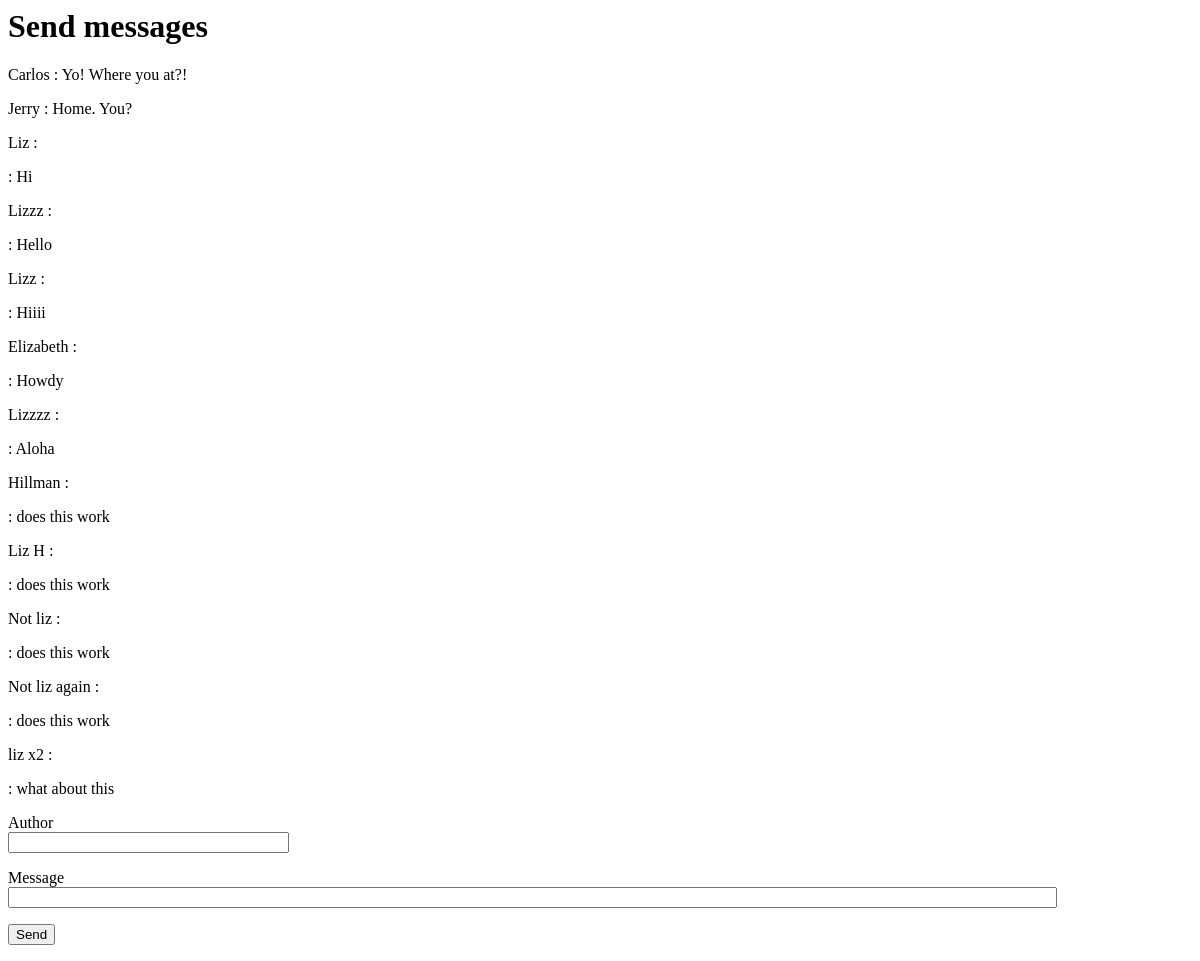
Before: / with the older database file.
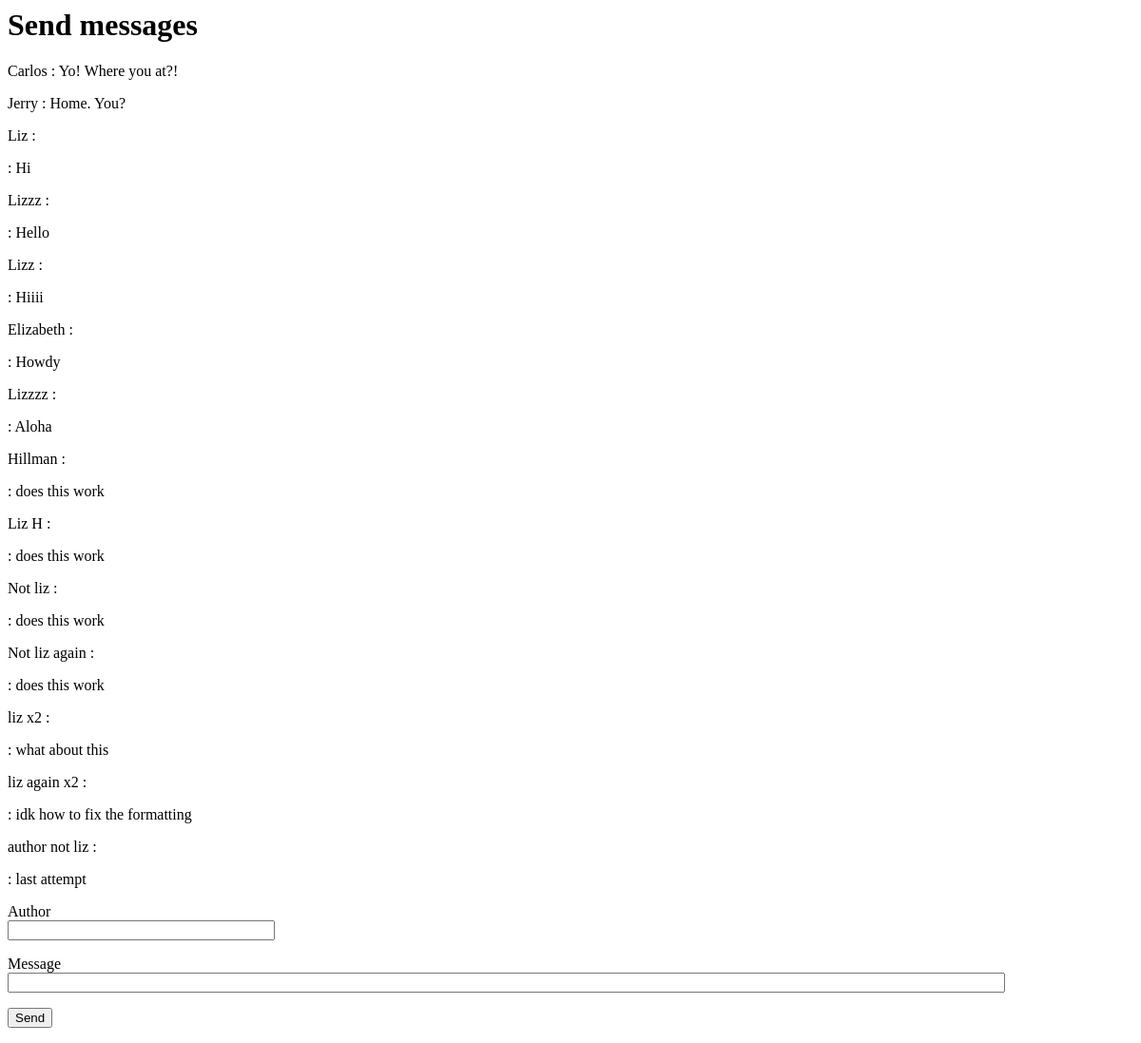
After: the same page with the newer database file.
### app/models.py (models this page shows, shortened)
class User(db.Model):
    id = db.Column(db.Integer, primary_key = True)
    author = db.Column(db.String, nullable = False, unique = True)
    message = db.relationship('Messages', backref = 'User', lazy = 'dynamic')
    '''returns the author'''

class Messages(db.Model):
    id = db.Column(db.Integer, primary_key = True)
    message = db.Column(db.String, nullable = False, unique = False)
    user_id = db.Column(db.Integer, db.ForeignKey('user.id'))
    '''returns the message'''

### app/routes.py (the view, shortened to what this page needs)
@app.route('/', methods = ['GET', 'POST'])
def home():
    form=MessageForm()
    posts = [
        { 'author' : 'Carlos','message': 'Yo! Where you at?!'},
        { 'author':'Jerry', 'message':'Home. You?'}
        ]
    messages = Messages.query.all()
    for currentMessage in messages:
        posts = posts + [
            { 'author' : User.query.filter_by(id=currentMessage.id).first().author},{ 'message' : currentMessage.message}]
    return render_template('home.html', posts=posts, form=form)

### app/forms.py
class MessageForm(FlaskForm):
    author = StringField('Author', validators = [DataRequired()])
    message = StringField('Message', validators = [DataRequired()])
    submit = SubmitField('Send')

### app/templates/home.html (shortened to what this page needs)
{% extends "base.html" %}
{% block content %}
    <h1>Send messages</h1>
    {% for post in posts %}
    <div>
        <p> {{ post.author }} : {{ post.message}} </p>
    </div>
    {% endfor %}
    <form action="" method="post" novalidate>
        <p>
            {{ form.author.label }}<br>
            {{ form.author(size=32) }}
        </p>
        <p>
            {{ form.message.label }}<br>
            {{ form.message(size=128) }}
        </p>
        <p>{{ form.submit() }}</p>
    </form>
{% endblock %}

Changed rows visible on the page:
added User: author "liz again x2"
added Messages: message "idk how to fix the formatting"
added User: author "author not liz"
added Messages: message "last attempt"
